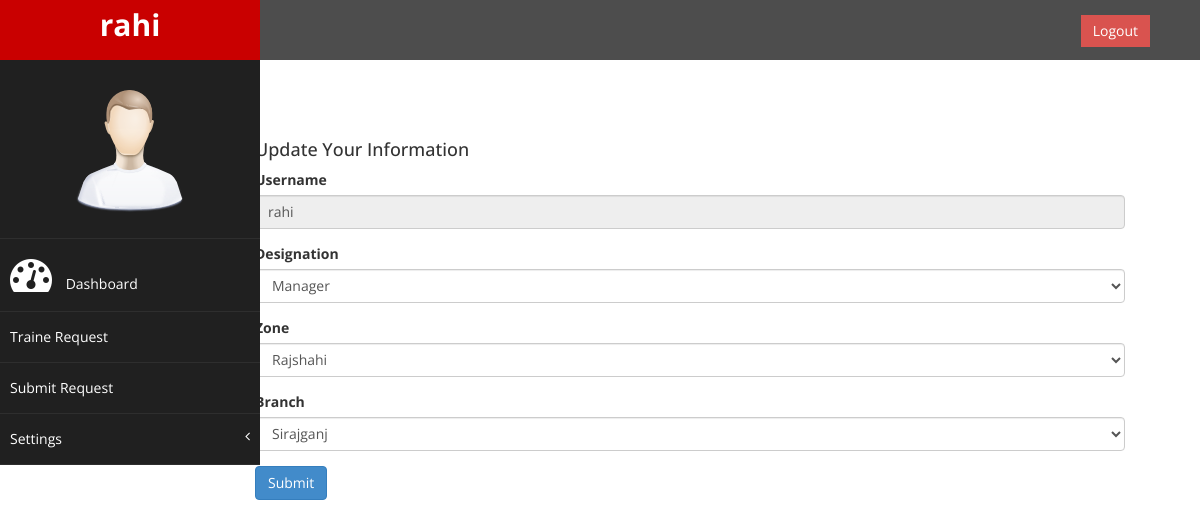
/user-info/edit/1/rahi/ (signed in), run on an earlier commit of the app's database.
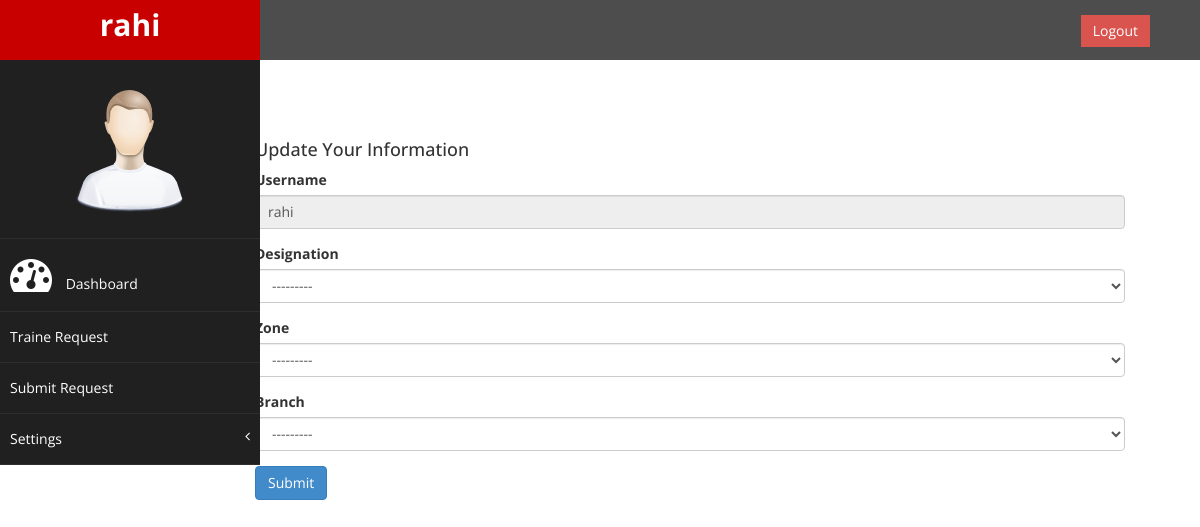
And on a later commit of the database.
### accounts/models.py (models this page shows, shortened)
class Profile(models.Model):
    user        = models.OneToOneField(User,unique=True,related_name='profile',on_delete=models.CASCADE)
    designation = models.ForeignKey(Designation,blank=True,null=True,on_delete=models.SET_NULL)
    zone        = models.ForeignKey(Zone,blank=True,null=True,on_delete=models.SET_NULL)
    branch      = ChainedForeignKey(Branch,blank=True,null=True,chained_field='zone',chained_model_field='zone',
                                    show_all=False,auto_choose=True,sort=True)
    created     = models.DateTimeField(auto_now_add=True)
    ChangePass  = models.BooleanField(default=False)
    class Meta:
        verbose_name_plural = " Profiles"

### accounts/views.py (the view)
# urls.py: path('user-info/edit/<pk>/<username>/',views.profile_edit,name='profile-edit'),
@login_required()
def profile_edit(request,pk,username):
    if request.method == "POST":
        profile_form = ProfileEditForm(request.POST or None,instance=request.user)
        if profile_form.is_valid():
            profile_form.user = request.user
            profile_form.save()
            return redirect('profile',pk=request.user.pk,username=request.user.username)
    else:
        profile_form = ProfileEditForm(instance=request.user.profile)
    context ={
            'profile_form':profile_form,
        }
    return render(request,'profile_edit.html',context)

### accounts/forms.py
class ProfileEditForm(ModelForm):
    class Meta:
        model = Profile
        fields = ('designation','zone','branch')
    def __init__(self, *args, **kwargs):
        super(ProfileEditForm, self).__init__(*args, **kwargs)
        self.fields['designation'].widget.attrs['class'] = 'form-control'
        self.fields['zone'].widget.attrs['class'] = 'form-control'
        self.fields['branch'].widget.attrs['class'] = 'form-control'

### accounts/models.py (called while the page is built)
    def __str__(self):
        return self.name

    def __str__(self):
        return self.name

    def __str__(self):
        return self.name

### accounts/templates/profile_edit.html (shortened to what this page needs)
{% extends 'base.html' %}
{% block content %}
  <div style="margin-left:20%;margin-top:5%" class="col-md-9 ">
      <h4>Update Your Information</h4>
                        <form role="form" method="post" enctype="multipart/form-data">
                                    <div class="form-group">
                                        <label>Username</label>
                                        <input type="text" value="{{request.user.username}}" class="form-control" readonly disabled>
                                    </div>
                                    <div class="form-group">
                                        <label> Designation</label>
                                        {{ profile_form.designation }}
                                    </div>
                                    <div class="form-group">
                                        <label>Zone</label>
                                        {{ profile_form.zone }}
                                    </div>
                                    <div class="form-group">
                                        <label>Branch</label>
                                        {{ profile_form.branch }}
                                    </div>
                             <button type="submit" class="btn btn-primary">Submit</button>
                                </form>
  </div>
{% endblock content %}

### templates/base.html (shortened to what this page needs)
{% load static %}
<!DOCTYPE html>
<html xmlns="http://www.w3.org/1999/xhtml">
<head>
    {% include 'partails/css.html' %}
</head>
<body>
    <div id="wrapper">
        {% include 'partails/nav.html'%}
       {% block content %}
        {% endblock %}
    </div>
</body>
</html>

### templates/partails/css.html (shortened to what this page needs)
{% load static %}
<link href="{% static 'assets/css/bootstrap.css' %}" rel="stylesheet" />
<link href="{% static 'assets/css/font-awesome.css' %}" rel="stylesheet" />
<link href="{% static 'assets/js/morris/morris-0.4.3.min.css' %}" rel="stylesheet" />
<link href="{% static 'assets/css/custom.css' %}" rel="stylesheet" />

### templates/partails/nav.html (shortened to what this page needs)
{% load static %}
<nav class="navbar navbar-default navbar-cls-top " role="navigation" style="margin-bottom: 0">
    <div class="navbar-header">
        <a class="navbar-brand" href="index.html">{{ user.username }}</a>
    </div>
      <div style="color: white;
        padding: 15px 50px 5px 50px;
        float: right;
        font-size: 16px;"><a href="{% url 'logout' %}" class="btn btn-danger square-btn-adjust">Logout</a>
      </div>
</nav>
<nav class="navbar-default navbar-side" role="navigation">
    <div class="sidebar-collapse">
        {% with request.resolver_match.url_name as url_name %}
        <ul class="nav" id="main-menu">
            <li class="text-center">
                <img src="{% static 'assets/img/find_user.png' %}" class="user-image img-responsive"/>
            </li>
            <li>
                <a class="{% if url_name == 'dashboard' %}active-menu{%endif %}"  href="#"><i class="fa fa-dashboard fa-3x"></i> Dashboard</a>
            </li>
            <li>
                <a class="{% if url_name == 'request_list' %}active-menu{% endif %}" href="{% url 'request_list' %}"> Traine Request</a>
            </li>
            <li>
                <a class="{% if url_name == 'submit_request' %}active-menu{%endif%}" href="{% url 'submit_request' %}"> Submit Request</a>
            </li>
            <li>
                <a class="{% if url_name == 'profile' or url_name == 'change_password' %}active-menu{%endif%}" href="#"> Settings <span class="fa arrow"></span></a>
              </li>
        </ul>
        {% endwith %}
    </div>
</nav>

### templates/partails/js.html (shortened to what this page needs)
{% load static %}

### static/assets/css/custom.css (style rules this page uses)
body { font-family: 'Open Sans', sans-serif; }
#wrapper { width: 100%; background:#202020; }
.text-center { text-align:center; }
h4 { padding-top:10px; }
.square-btn-adjust { border: 0px solid transparent; -webkit-border-radius: 0px; -moz-border-radius: 0px; border-radius: 0px; }
.user-image { margin: 25px auto; -webkit-border-radius: 10px; -moz-border-radius: 10px; border-radius: 10px; max-height:170px; max-width:170px; }
.navbar-cls-top .navbar-brand { color: #fff; background: #C90000; width: 260px; text-align: center; height: 60px; font-size: 30px; font-weight: 700; }
.arrow { float: right; }
.fa.arrow:before { content: "\f104"; }
.sidebar-collapse , .sidebar-collapse .nav { background:none; }
.sidebar-collapse .nav { padding:0; }
.sidebar-collapse .nav > li > a { color:#fff; background:#202020; text-shadow:none; }
.sidebar-collapse > .nav > li > a { padding:15px 10px; }
.sidebar-collapse > .nav > li { border-bottom: 1px solid rgba(107, 108, 109, 0.19); }
.navbar-side { border:none; background-color: #202020; }
.navbar-cls-top { background:#4D4D4D; border-bottom:none; }
.navbar-default { border:0px solid black; }
.navbar-header { background: #A70303; }
.nav > li > a > i { margin-right:10px; }
@media (min-width:768px) { .navbar-side { z-index: 1; position: absolute; width: 260px; } }
@media (min-width:768px) { .navbar { border-radius: 0px; } }

What changed in the data, as far as the page shows it:
changed Profile: designation "Manager" → "---------"; zone "Rajshahi" → "---------"; branch "Sirajganj" → "---------"
